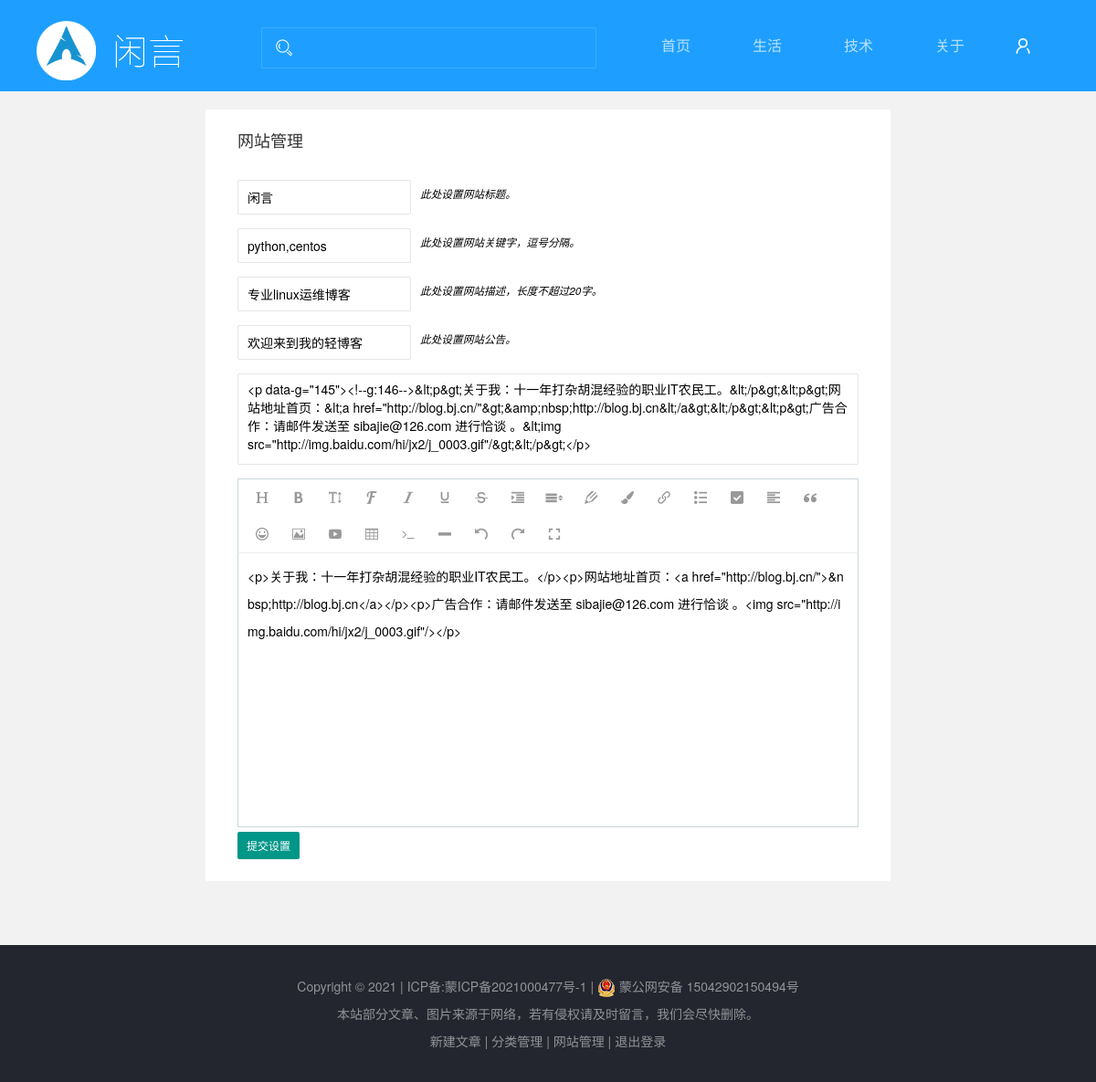
The app's page /setting/ (signed in), older data.
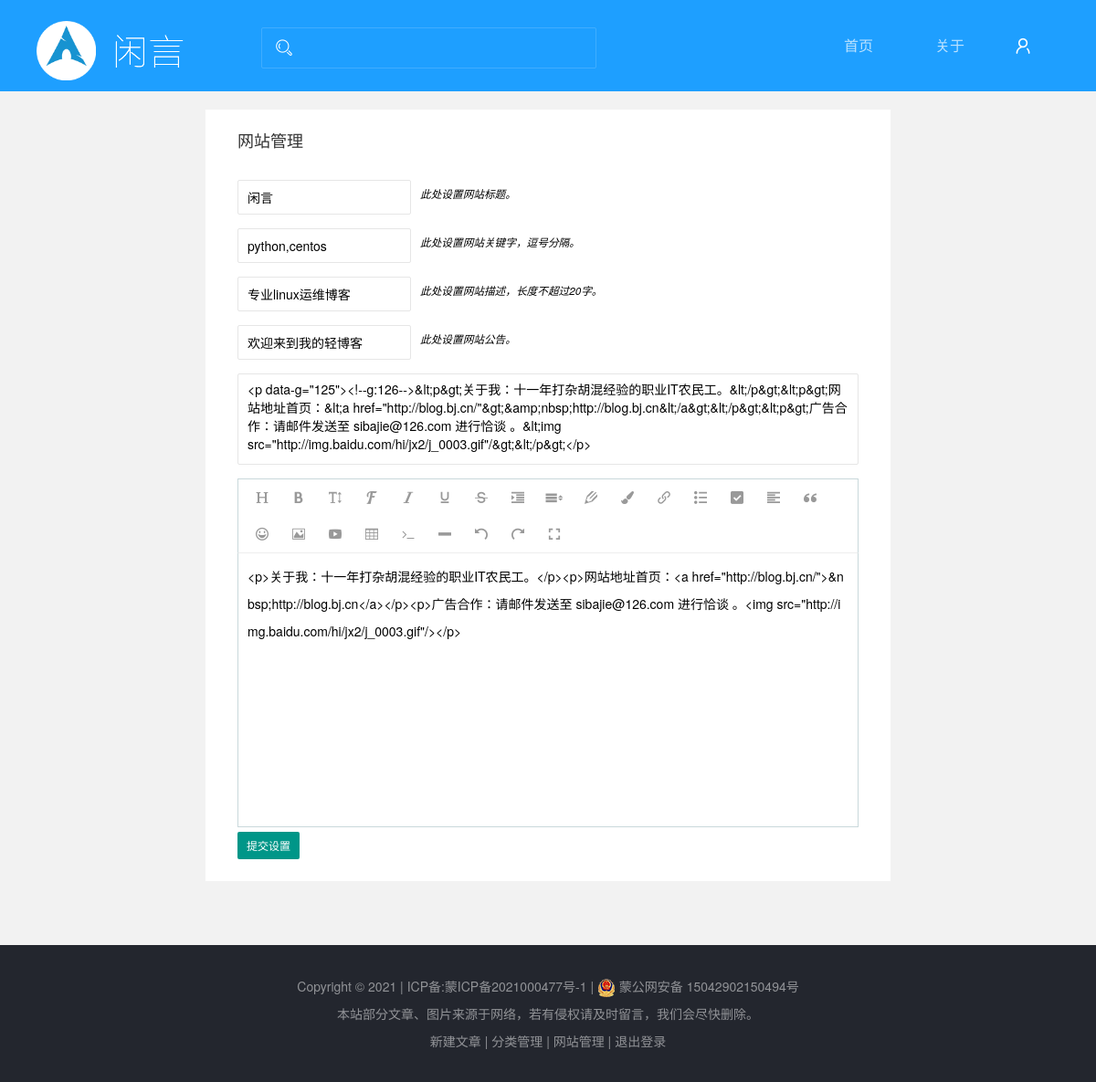
The same page, newer data.
### manager.py (models this page shows)
class Category(db.Model):
    __tablename__ = 'category'
    id = db.Column(db.Integer, primary_key=True)
    name = db.Column(db.Text)

### manager.py (the view, shortened to what this page needs)
@app.route('/setting/', methods=['GET', 'POST'])
@wapper
def setting():
    if request.method == 'GET':
        settings = db.session.query(Setting).first()
        return render_template('setting.html',settings=settings)

### manager.py (called while the page is built)
def wapper(func):
    @wraps(func)
    def inner(*args,**kwargs):
        if not session.get('user'):
            return redirect('/login')
        return func(*args,**kwargs)
    return inner

@app.context_processor
def make_template_context():
    title = Setting.query.filter_by().first()
    category_nav = db.session.query(Category).all()
    check = User.query.filter_by().first()
    return dict(title=title,category_nav=category_nav,check=check)

### templates/setting.html (shortened to what this page needs)
{% extends "base.html" %}
{% block content %}
		<div class="container-wrap">
			<div class="container container-message container-details">
					<div class="contar-wrap">
						<div class="item">
							<div class="item-box  layer-photos-demo1 layer-photos-demo">
								<div class="comt layui-clear">
									<a href="javascript:;" class="pull-left">网站管理</a>
								</div>
								<form id="comment_form" method="post" action="" _lpchecked="1">
									<div class="layui-form-item">
										<div class="layui-input-inline">
											<input type="text" name="title" autocomplete="off" class="layui-input" value="{{ settings.title }}">
										</div>
										<i><sub>此处设置网站标题。</sub></i>
									</div>
									<div class="layui-form-item">
										<div class="layui-input-inline">
											<input type="text" name="keywords" autocomplete="off" class="layui-input" value="{{ settings.keywords }}">
										</div>
										<i><sub>此处设置网站关键字，逗号分隔。</sub></i>
									</div>
									<div class="layui-form-item">
										<div class="layui-input-inline">
											<input type="text" name="discription" autocomplete="off" class="layui-input" value="{{ settings.discription }}">
										</div>
										<i><sub>此处设置网站描述，长度不超过20字。</sub></i>
									</div>
									<div class="layui-form-item">
										<div class="layui-input-inline">
											<input type="text" name="notice" autocomplete="off" class="layui-input" value="{{ settings.notice }}">
										</div>
										<i><sub>此处设置网站公告。</sub></i>
									</div>
									<div class="layui-form-item layui-form-text">
										<textarea id="text1" name="text1" class="layui-textarea"></textarea>
									</div>
									<div id="div1" class="div1">
										<p>{{ settings.about }}</p>
									</div>
									<input type="submit" value="提交设置" class="layui-btn layui-btn-sm">
								</form>
							</div>
						</div>
					</div>
			</div>
		</div>
{% endblock %}

### templates/base.html (shortened to what this page needs)
<!DOCTYPE html>
<html lang="en">
<head>
	<link rel="stylesheet" href="{{ url_for('static', filename='layui/css/layui.css') }}">
	<link rel="stylesheet" href="{{ url_for('static', filename='css/mian.css') }}">
</head>
<body class="lay-blog">
		<div class="header">
			<div class="header-wrap">
				<h1 class="logo pull-left">
					<a href="{{ url_for('index') }}">
						<img src="{{ url_for('static', filename='images/logo.png') }}" alt="" class="logo-img">
						<img src="{{ url_for('static', filename='images/logo-text.png') }}" alt="" class="logo-text">
					</a>
				</h1>
				<form class="layui-form blog-seach pull-left" method="get" action="{{ url_for('search') }}">
					<div class="layui-form-item blog-sewrap">
					    <div class="layui-input-block blog-sebox">
					      <i class="layui-icon layui-icon-search"></i>
					      <input type="text" name="s" autocomplete="off"  class="layui-input">
					    </div>
					</div>
				</form>
				<div class="blog-nav pull-right">
					<ul class="layui-nav pull-left">
					  <li class="layui-nav-item"><a href="{{ url_for('index') }}">首页</a></li>
					  {% for name in category_nav %}
					  	<li class="layui-nav-item"><a href="/category/{{ name.id }}/" title="{{ name.name }}">{{ name.name }}</a></li>
					  {% endfor %}
					  <li class="layui-nav-item"><a href="{{ url_for('about') }}">关于</a></li>
					</ul>
					<a href="{{ url_for('login') }}" class="personal pull-left">
						<i class="layui-icon layui-icon-username"></i>
					</a>
				</div>
			</div>
		</div>
		{% block content %}
		{% endblock %}
		<div class="footer">
			<p>
				<span>Copyright © 2021 | <a href="https://beian.miit.gov.cn/">ICP备:蒙ICP备2021000477号-1 | </a><a href="http://www.beian.gov.cn/portal/registerSystemInfo?recordcode=15042902150494"><img border="0" src="/static/images/beian.png"> 蒙公网安备 15042902150494号</a></span>
			</p>
			<p>
				<span>本站部分文章、图片来源于网络，若有侵权请及时留言，我们会尽快删除。</span>
			</p>
			{% if session.get('user') %}
			<p>
			    <span><a href="{{ url_for('addarticle') }}"> 新建文章 | </a><a href="{{ url_for('managercategory') }}"> 分类管理 | </a><a href="{{ url_for('setting') }}"> 网站管理 | </a><a href="{{ url_for('logout') }}"> 退出登录 </a></span>
			</p>
			{% endif %}
		</div>
</body>
</html>

Row changes from the older to the newer data that the page shows:
removed Category: name "生活"
removed Category: name "技术"
Text that changed along with them:
form field text1: "<p data-g=\"145\"><!--g:146-->&lt;p&gt;关于我：十一年打杂胡混经验的职业IT农民工。&lt;/p&gt;&lt;p&gt;网站地址首页：&lt;a href=\"http://blog.bj.cn/\"&gt;&amp;nbsp;http://blog.bj.cn&lt;/a&gt;&lt;/p&gt;&lt;p&gt;广告合作：请邮件发送至 sibajie@126.com 进行恰谈 。&lt;img…" → "<p data-g=\"125\"><!--g:126-->&lt;p&gt;关于我：十一年打杂胡混经验的职业IT农民工。&lt;/p&gt;&lt;p&gt;网站地址首页：&lt;a href=\"http://blog.bj.cn/\"&gt;&amp;nbsp;http://blog.bj.cn&lt;/a&gt;&lt;/p&gt;&lt;p&gt;广告合作：请邮件发送至 sibajie@126.com 进行恰谈 。&lt;img…"
